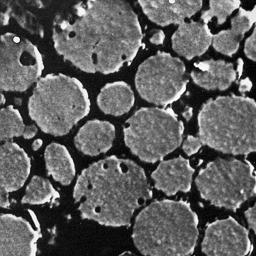
%> input picture Final project/thresholding/16.bmp, 256 x 256 px
$ octave thresholding.m   (GNU Octave 9; MATLAB toolbox functions it lacks are replaced by stand-ins)
%> lines starting %> are read from the running program, lines starting %| are printed output that depends on the picture; in (x1, y1, x2, y2) boxes, pixels count from 0 and x2, y2 are one past the last pixel; in counts of white or black regions, pixels touching at a corner belong together; the program's own positions count from 1
clear;
clc;
format compact;

% im_org=double(imread('01.bmp'));
% im_org=double(imread('05.bmp'));
% im_org=double(imread('13.bmp'));
 im_org=double(imread('16.bmp'));
%> im_org: size 256x256 double; min 0, max 255, mean 93.4; mean of the top-left, top-right, bottom-left and bottom-right quarters 97.8, 101.8, 82.1, 91.7
% [7 lines of commented-out code are left out]
size(im_org)
%> ans = [256 256]

im_pro=im_org-min(im_org(:));
im_pro=round(im_pro*(255/max(im_pro(:))));

subplot(3,3,1);
imagesc(im_pro);colormap(gray);axis image;axis off;
title('original');


sumOfVar=zeros(1,254);
for i=1:255
   % [7 lines of commented-out code are left out]
 ni = i;
numrows = size(im_org,1);
numcols = size(im_org,2);
N = 255*ones([numrows numcols], 'uint8');
 Pi = ni./N;
 w1 = sum(Pi);
 w2 = 1 - w1;
 Ia = 1./w1 .* (sum  ((((Pi+1) - Pi).^2)./Pi)   );
 Ib = 1./w2 .* (sum  ((((Pi+1) - Pi).^2)./Pi)   );
 It = (w1 .* Ia) + ((1-w1) .* Ib);

 tOpt = angle(max(((w1.*Ia) + ((1-w1).*Ib))));
     %sumOfVar(i)=var(Ib).*numel(Ib)+var(Ia).*numel(Ia);
end


t=find(It==min(It))-1;
%> t = 256 values from 0 to 255
imThresh=im_pro;
imThresh(imThresh<mean(t))=0;
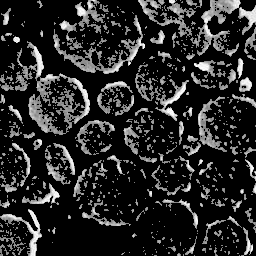
%> imThresh: size 256x256 double; min 0, max 255, mean 40.7
imThresh=sign(imThresh);
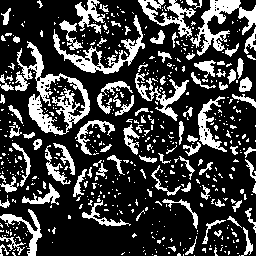
%> imThresh: size 256x256 double; values 0 (black) and 1 (white), 25% white; 547 white regions (450 under 20 px), largest, box (x1, y1, x2, y2) and area: (15, 41, 90, 135) 2088, (190, 0, 256, 56) 1212, (53, 15, 145, 74) 1105
%
subplot(3,3,3);
imagesc(imThresh);colormap(gray);axis image;axis off;
title(['FI Measure  ' num2str(t)]);
%
subplot(3,3,4);
I=im_pro/255;
s=graythresh(I);
%> s = 0.31
x=imbinarize(I,s);
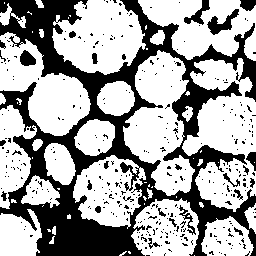
%> x: size 256x256 logical; 64.2% white; 360 black regions (334 under 20 px), largest, box (x1, y1, x2, y2) and area: (0, 0, 256, 256) 20551, (207, 9, 239, 35) 325, (184, 0, 210, 25) 229
imagesc(x);colormap(gray);axis image;axis off;
title(['Otsu  ' num2str(255*s)]);

x=im_pro;
t=mean(x(:));
%> t = 93.37
x(x<t)=0;
%> x: size 256x256 double
x=sign(x);
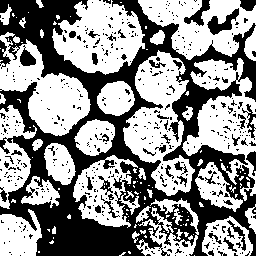
%> x: size 256x256 double; values 0 (black) and 1 (white), 55.8% white; 474 black regions (427 under 20 px), largest, box (x1, y1, x2, y2) and area: (0, 0, 256, 256) 24425, (207, 8, 239, 35) 353, (184, 0, 210, 26) 253
subplot(3,3,5);
imagesc(x);colormap(gray);axis image;axis off;
title(['Mean  ' num2str(t)]);

h=zeros(1,256);
for i=0:255
    temp=find(im_pro==i);
    h(i+1)=numel(temp);
end
%> after the loop, h = 256 values, max 804 at index 16, min 16 at index 254, mean 256
h=h/sum(h);
%> h = 256 values, max 0.0123 at index 16, min 0.000244 at index 254, mean 0.00391
%
entropy=zeros(1,254);
for i=2:255
    x=h(1:i);
    y=h(i:end);
    z=[sum(x) sum(y)];
    entropy(i)=-z*log(z');
end
%> this loop made 254 passes
%> z on passes 7 to 9: [0.0143 0.989], [0.019 0.986], [0.0245 0.981]
%> after the loop, entropy = 255 values, max 0.691 at index 101, min 0 at index 1, mean 0.383
subplot(3,3,2);
plot(entropy);
title('Entropy');
t=find(entropy==max(entropy));
%> t = 101
im_pro(im_pro<t)=0;
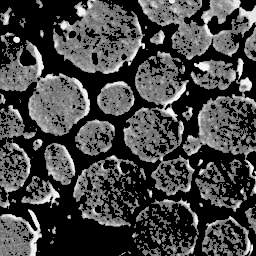
%> im_pro: size 256x256 double; min 0, max 255, mean 69.2
im_pro=sign(im_pro);
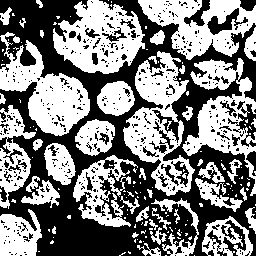
%> im_pro: size 256x256 double; values 0 (black) and 1 (white), 50.1% white; 465 black regions (415 under 20 px), largest, box (x1, y1, x2, y2) and area: (0, 0, 256, 256) 27102, (228, 101, 256, 147) 459, (207, 8, 248, 35) 412

subplot(3,3,6);
imagesc(im_pro);colormap(gray);axis image;axis off;
title(['Entropy  ' num2str(t)]);

subplot(3,3,7);
imagesc(imThresh);colormap(gray);axis image;axis off;
title(['FI Measure  ' num2str(t)]);
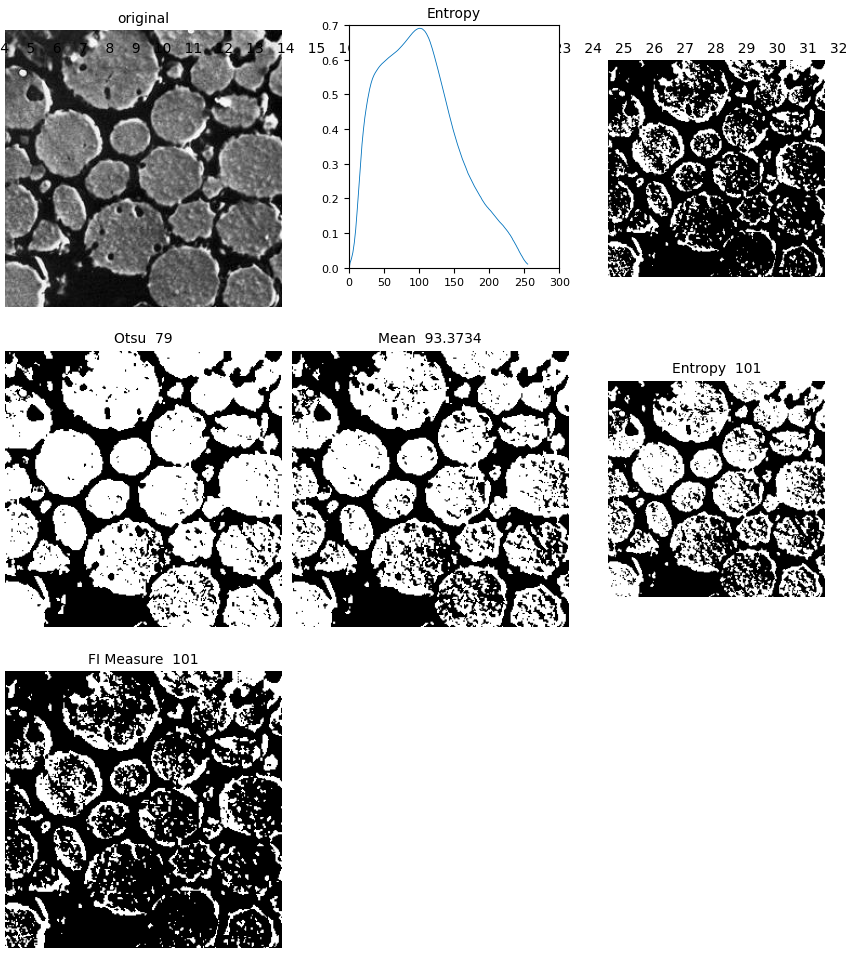
%> figure redrawn from the program's plot data, 7 panels

$ run again, with Final project/thresholding/05.bmp copied over Final project/thresholding/16.bmp
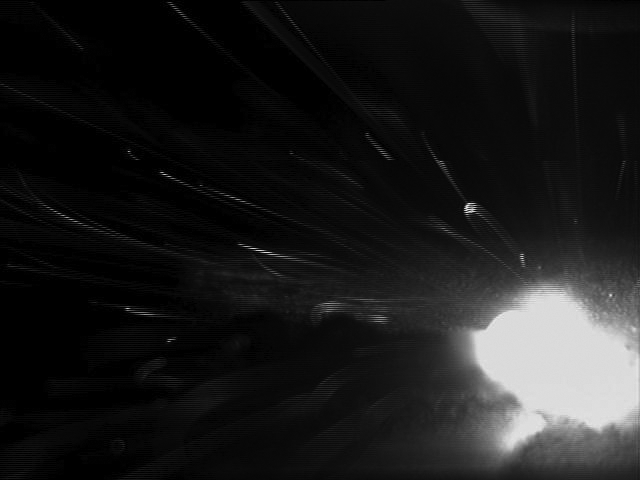
%> input picture Final project/thresholding/05.bmp, 640 x 480 px
%> imThresh: size 480x640 double; every value is 0
%> s = 0.427
%> `x=imbinarize(I,s);`:
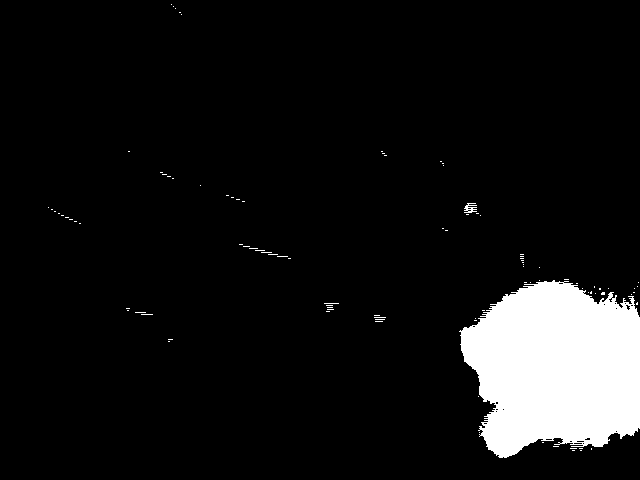
%> x: size 480x640 logical; 8.1% white; 99 white regions (97 under 20 px), largest, box (x1, y1, x2, y2) and area: (459, 280, 640, 458) 24411, (464, 203, 477, 213) 76
%> `t=mean(x(:));`: t = 30.03
%> after the loop `for i=0:255`: h = 256 values, max 66054 at index 1, min 0 at index 8, mean 1200
%> `h=h/sum(h);`: h = 256 values, max 0.215 at index 1, min 0 at index 8, mean 0.00391
%> the loop `for i=2:255` made 254 passes
%> z on passes 9 to 11: [0.409 0.646], [0.465 0.591], [0.515 0.535]
%> after the loop `for i=2:255`: entropy = 255 values, max 0.676 at index 12, min 0 at index 1, mean 0.294
%> `t=find(entropy==max(entropy));`: t = 12
%> `im_pro=sign(im_pro);`:
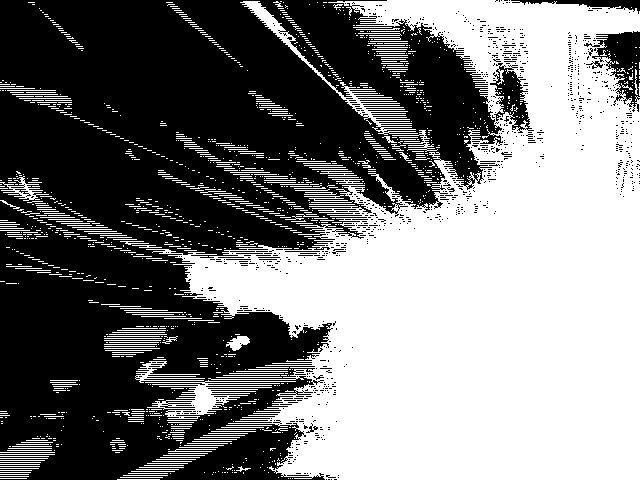
%> im_pro: size 480x640 double; values 0 (black) and 1 (white), 48.5% white; 1599 white regions (1416 under 20 px), largest, box (x1, y1, x2, y2) and area: (146, 0, 640, 480) 131384, (240, 1, 418, 135) 1986, (145, 380, 296, 419) 1708
